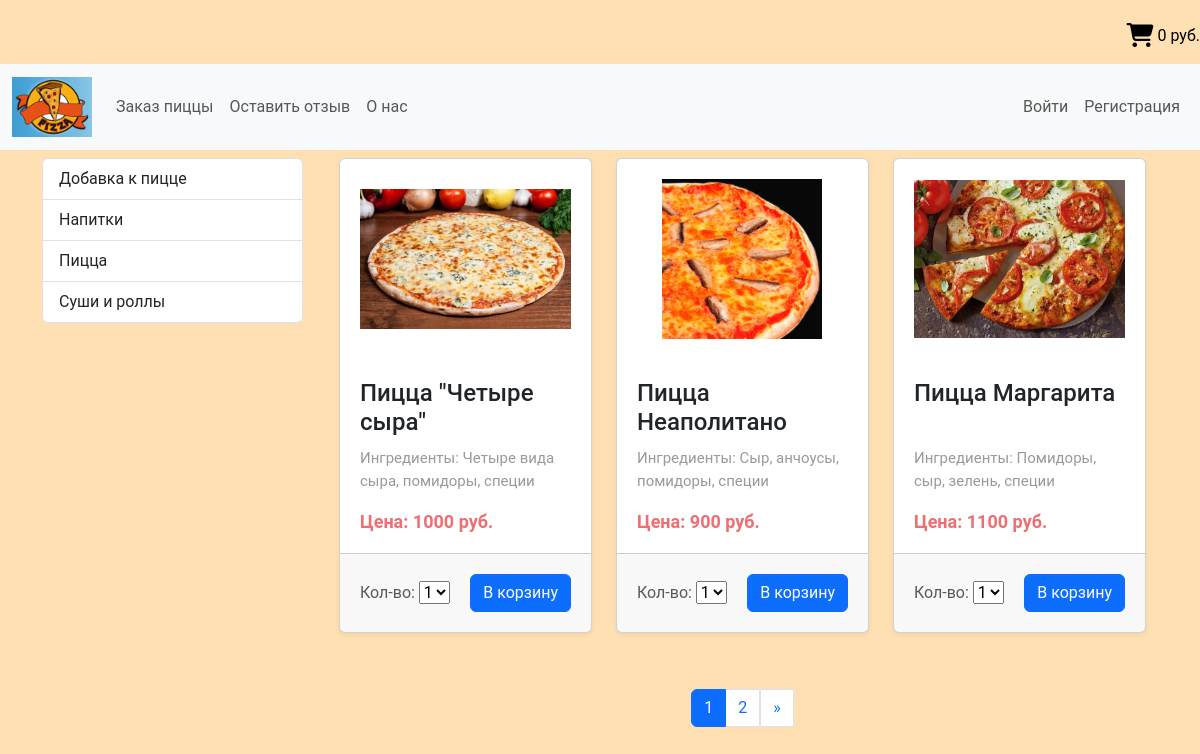
Page /list/ on the committed database.
### pizza_shop/models.py (models this page shows, shortened)
class TypeOfProduct(models.Model):
    nameOfType = models.CharField(max_length=50, db_index=True, verbose_name='Тип продукта')
    slug = models.SlugField(max_length=200, unique=True, db_index=True)
    def get_absolute_url(self):
        return reverse_lazy('type', kwargs={"type_id": self.pk})
    class Meta:
        verbose_name = 'Тип еды'
        verbose_name_plural = 'Типы еды'
        ordering = ['nameOfType']

class Pizza(models.Model):
    name = models.CharField(max_length=100, db_index=True, verbose_name='Наименование продукта')
    shortName = models.CharField(max_length=20, verbose_name='Краткое наименование продукта')
    slug = models.SlugField(max_length=200, db_index=True, unique=True, verbose_name='URL')
    ingredients = models.TextField(verbose_name='Список ингредиентов', blank=True)  # необязательно для заполнения
    currentPrice = models.DecimalField(max_digits=10, decimal_places=2, verbose_name='Текущая цена')
    photo = models.ImageField(upload_to='photos/', verbose_name='Фото', blank=True)  # необязательно для заполнения
    is_ready = models.BooleanField(default=True, verbose_name='Готовность для продажи')
    type_product = models.ForeignKey('TypeOfProduct', on_delete=models.PROTECT, verbose_name='Тип продукта', null=True,
                                     default=1)
    def get_absolute_url(self):
        return reverse_lazy('show_product', kwargs={"product_id": self.pk})  # вывод товара без использования REST
    class Meta:
        verbose_name = 'Продукт'
        verbose_name_plural = 'Продукты для заказа'
        ordering = ['name']

### pizza_shop/views.py (the view)
# urls.py: path('list/', ListOfProduct.as_view(), name='list'),
class ListOfProduct(ListView):
    paginate_by = 3
    model = Pizza
    template_name = 'pizza_shop/list.html'
    def get_context_data(self, *, object_list=None, **kwargs):
        context = super().get_context_data(**kwargs)
        context['cart_product_form'] = CartAddProductForm()  # передаём корзину в html
        context['title'] = 'Список пицц для заказа'
        context['category'] = 0
        return context
    def get_queryset(self):
        return Pizza.objects.filter(is_ready=True).select_related('type_product').order_by('id')

### cart/forms.py
class CartAddProductForm(forms.Form):
    quantity = forms.TypedChoiceField(choices=PRODUCT_QUANTITY_CHOICES, coerce=int, label='Кол-во')
    update = forms.BooleanField(required=False, initial=False, widget=forms.HiddenInput)

### cart/cart.py (called while the page is built)
    def __len__(self):
        return sum(item['quantity'] for item in self.cart.values())

### cart/context_processors.py (called while the page is built)
def cart(request):
    return {'cart': Cart(request)}

### pizza_shop/templatetags/pizza_tags.py (called while the page is built)
@register.inclusion_tag('pizza_shop/list_typeOfProducts.html')
def show_types_products():
    return {"typeOfProduct": TypeOfProduct.objects.all()}    # "typeOfProduct" - соответствует списку типов(категорий) товаров

### pizza_shop/templates/pizza_shop/list.html (shortened to what this page needs)
{% extends 'base.html' %}
{% block sidebar %}
{% include "inc/_sidebar.html" %}
{% endblock %}
{% block listOfProduct %}
    <div class="container">
        <div class="row">
            {% for item in page_obj %}
                <div class = "col-lg-4 col-sm-6 mb-2">
                    <div class="card">
                        <div class="card-img-top product-thumb">
                            <a href="{{ item.get_absolute_url }}"><img src= "{{ item.photo.url}}" alt="{{ item.name }}">  </a>
                        </div>
                        <div class="card-body product-details">
                            <h4 class="card-title">{{ item.name }}</h4>
                            <p class="card-text">Ингредиенты: {{ item.ingredients }}</p>
                            <h5 class="card-text card-price">Цена: {{ item.currentPrice|floatformat:0 }} руб.</h5>
                        </div>
                        <div class="card-footer text-muted product-bottom">
                            <form action="{% url 'cart_add' item.pk %}" method="post">
                                <div class="d-flex justify-content-between">
                                    <div class="quantity card-text">
                                        <p>{{ cart_product_form }}</p>
                                    </div>
                                    <div class="cart-button">
                                        <input type="submit" class="btn btn-primary" value="В корзину">
                                    </div>
                                </div>
                            </form>
                        </div>
                    </div>
                </div>
            {% endfor %}
        </div>
    </div>
    {% if page_obj.has_other_pages %}
    <br> <br>
    <nav aria-label="...">
       <ul class="pagination justify-content-center">
           {% for p in paginator.page_range %}
                {% if page_obj.number == p %}
                    <li class="page-item active" aria-current="page">
                        <a class="page-link" href="#">{{ p }}</a>
                    </li>
                {% elif p >= page_obj.number|add:-1 and p <= page_obj.number|add:1  %}
                <li class="page-item">
                    <a class="page-link" href="?page={{ p }}">{{ p }}</a>
                </li>
                {% endif %}
           {% endfor %}
           {% if page_obj.has_next %}
               <a class="page-link" href="?page={{ page_obj.next_page_number }}" aria-label="Next">
                    <span aria-hidden="true">&raquo;</span>
               </a>
           {% endif %}
       </ul>
    </nav>
    {% endif%}
{% endblock %}

### pizza_shop/templates/pizza_shop/list_typeOfProducts.html
<div class="list-group">
    {% for item in typeOfProduct %}
        <a href="{{ item.get_absolute_url }}" class="list-group-item list-group-item-action"> {{item.nameOfType}} </a>
    {% endfor %}
</div>

### mypizza/static/css/style.css (style rules this page uses)
html { font-size:16px; }
body { font-family: 'Roboto', sans-serif; background-color: #ffe0b2; font-size:16px; font-weight:400; color:#000; min-weight:320px; }
img { max-width: 100%; max-height:100%; }
.card { box-shadow: 0 2px 5px 0 rgba(0,0,0,0.06); transition: all .3s; }
.product-thumb a { display: flex; align-items: center; justify-content: center; height: 200px; padding: 20px; }
.product-thumb img { max-width: 100% max-height: 100%; }
.product-details { padding:20px; }
.product-details h4 { font-weight: 500; display: block; height: 60px; overflow: hidden; }
.product-details p { font-size:15px; margin-bottom:20px; color: #999; height: 44px; overflow: hidden; }
.product-details h5 { font-size:18px; color: #ee6e73; font-weight: 600; }
.product-bottom { overflow:hidden; padding: 20px; }
.quantity p { margin-top: 7px; margin-bottom: 7px; }
.list-group { margin-bottom:20px; }

### rows in the picture
TypeOfProduct: nameOfType "Добавка к пицце"
TypeOfProduct: nameOfType "Напитки"
TypeOfProduct: nameOfType "Пицца"
TypeOfProduct: nameOfType "Суши и роллы"
Pizza: photo (picture), name "Пицца \"Четыре сыра\"", ingredients "Четыре вида сыра, помидоры, специи", currentPrice "1000"
Pizza: photo (picture), name "Пицца Неаполитано", ingredients "Сыр, анчоусы, помидоры, специи", currentPrice "900"
Pizza: photo (picture), name "Пицца Маргарита", ingredients "Помидоры, сыр, зелень, специи", currentPrice "1100"

### other values in the picture
{{ p }} "1"
{{ p }} "2"
